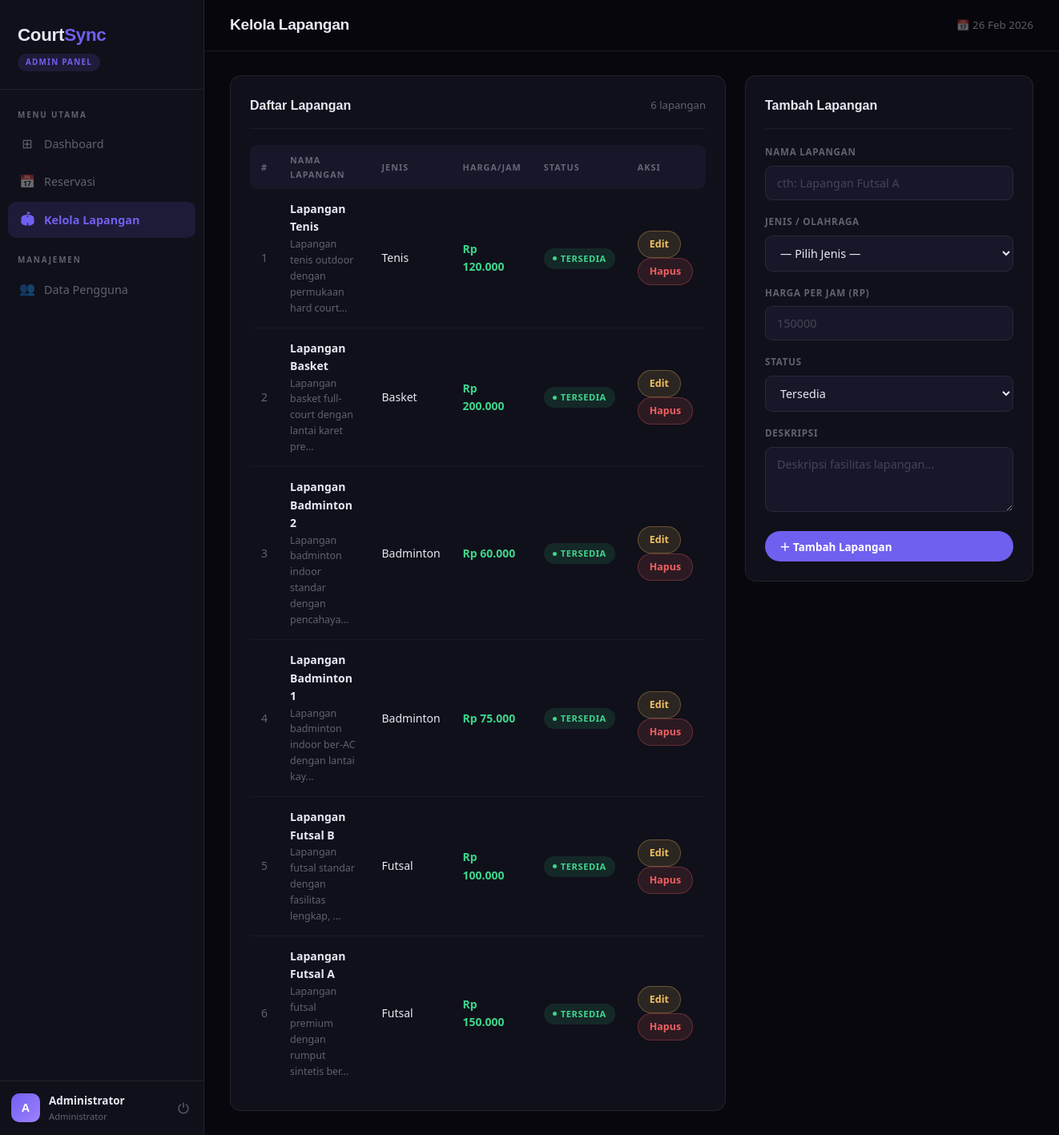
Screenshot of /admin/lapangan.php (signed in) with the database file from the repository.
### tables this page shows
CREATE TABLE lapangan (
    id INTEGER PRIMARY KEY AUTO_INCREMENT,
    nama VARCHAR(100) NOT NULL,
    jenis VARCHAR(50) NOT NULL,
    deskripsi TEXT,
    harga_per_jam DECIMAL(10,2) NOT NULL,
    status ENUM('tersedia', 'tidak_tersedia') DEFAULT 'tersedia',
    gambar VARCHAR(255),
    created_at TIMESTAMP DEFAULT CURRENT_TIMESTAMP
);

### auth.php (called while the page is built, shortened)
<?php
function formatRupiah($amount) {
    return 'Rp ' . number_format($amount, 0, ',', '.');
}
?>

### admin/lapangan.php (the view, shortened to what this page needs)
<?php
require '../connection.php';
require '../auth.php';
$editData   = null;
$lapangans = $pdo->query("SELECT * FROM lapangan ORDER BY id DESC")->fetchAll();
include '_layout.php';
?>
<div style="display:grid; grid-template-columns: 1fr 360px; gap:24px; align-items:start;">
    <div class="card">
        <div class="card-header">
            <div class="card-title">Daftar Lapangan</div>
            <span style="color:var(--text-muted);font-size:0.82rem;"><?= count($lapangans) ?> lapangan</span>
        </div>
        <div class="table-wrapper">
            <?php if (empty($lapangans)): ?>
                <div class="empty-state"><div class="icon">🏟</div><p>Belum ada lapangan.</p></div>
            <?php else: ?>
            <table>
                <thead>
                    <tr>
                        <th>#</th>
                        <th>Nama Lapangan</th>
                        <th>Jenis</th>
                        <th>Harga/Jam</th>
                        <th>Status</th>
                        <th>Aksi</th>
                    </tr>
                </thead>
                <tbody>
                <?php foreach ($lapangans as $i => $l): ?>
                    <tr>
                        <td style="color:var(--text-muted)"><?= $i+1 ?></td>
                        <td>
                            <div style="font-weight:600;"><?= htmlspecialchars($l['nama']) ?></div>
                            <div style="font-size:0.78rem;color:var(--text-muted);"><?= htmlspecialchars(substr($l['deskripsi'],0,50)) ?>...</div>
                        </td>
                        <td><?= htmlspecialchars($l['jenis']) ?></td>
                        <td style="font-weight:600;color:var(--success)"><?= formatRupiah($l['harga_per_jam']) ?></td>
                        <td>
                            <span class="badge <?= $l['status']==='tersedia' ? 'badge-tersedia' : 'badge-tidak' ?>">
                                <?= $l['status'] === 'tersedia' ? 'Tersedia' : 'Tidak Tersedia' ?>
                            </span>
                        </td>
                        <td>
                            <a href="?edit=<?= $l['id'] ?>" class="btn btn-warning btn-sm">Edit</a>
                            <a href="?hapus=<?= $l['id'] ?>" class="btn btn-danger btn-sm" onclick="return confirm('Hapus lapangan ini?')">Hapus</a>
                        </td>
                    </tr>
                <?php endforeach; ?>
                </tbody>
            </table>
            <?php endif; ?>
        </div>
    </div>
    <div class="card" style="position:sticky;top:80px;">
        <div class="card-header">
            <div class="card-title"><?= $editData ? 'Edit Lapangan' : 'Tambah Lapangan' ?></div>
        </div>
        <form method="POST" action="">
            <div class="form-group">
                <label>Nama Lapangan</label>
                <input type="text" name="nama" placeholder="cth: Lapangan Futsal A" value="<?= htmlspecialchars($editData['nama'] ?? '') ?>" required>
            </div>
            <div class="form-group">
                <label>Jenis / Olahraga</label>
                <select name="jenis" required>
                    <option value="">— Pilih Jenis —</option>
                </select>
            </div>
            <div class="form-group">
                <label>Harga per Jam (Rp)</label>
                <input type="number" name="harga_per_jam" placeholder="150000" value="<?= $editData['harga_per_jam'] ?? '' ?>" required>
            </div>
            <div class="form-group">
                <label>Status</label>
                <select name="status">
                    <option value="tersedia" <?= ($editData['status'] ?? '') === 'tersedia' ? 'selected' : '' ?>>Tersedia</option>
                </select>
            </div>
            <div class="form-group">
                <label>Deskripsi</label>
                <textarea name="deskripsi" rows="3" placeholder="Deskripsi fasilitas lapangan..."><?= htmlspecialchars($editData['deskripsi'] ?? '') ?></textarea>
            </div>
            <button type="submit" name="<?= $editData ? 'action_update' : 'action_create' ?>" class="btn btn-primary" style="width:100%">
                <?= $editData ? '💾 Simpan Perubahan' : '＋ Tambah Lapangan' ?>
            </button>
        </form>
    </div>
</div>
<?php include '_layout_end.php'; ?>

### admin/_layout.php (style rules this page uses)
:root { --font-display: "Trebuchet MS", "Gill Sans MT", Calibri, sans-serif; --font-body: "Segoe UI", system-ui, -apple-system, BlinkMacSystemFont, sans-serif; --bg: #07070d; --surface: #10101a; --surface2: #17172a; --surface3: #1e1e32; --border: rgba(255,255,255,0.08); --border-soft: rgba(255,255,255,0.05); --accent: #7060f0; --accent-hover: #5e4fd4; --accent-light: rgba(112,96,240,0.14); --accent2: #f0a060; --text: #e8e8f4; --text-soft: rgba(232,232,244,0.7); --text-muted: rgba(232,232,244,0.38); --success: #3dd68c; --success-bg: rgba(61,214,140,0.12); --warning: #f0c060; --warning-bg: rgba(240,192,96,0.12); --danger: #f06060; --danger-bg: rgba(240,96,96,0.12); --info: #60a8f0; --info-bg: rgba(96,168,240,0.12); --shadow: 0 4px 24px rgba(0,0,0,0.4); --radius: 14px; --radius-sm: 9px; --sidebar-w: 255px; }
*, *::before, *::after { box-sizing: border-box; margin: 0; padding: 0; }
body { font-family: var(--font-body); background: var(--bg); color: var(--text); display: flex; min-height: 100vh; font-size: 15px; line-height: 1.6; -webkit-font-smoothing: antialiased; }
.card { background: var(--surface); border: 1px solid var(--border); border-radius: var(--radius); padding: 24px; }
.card-header { display: flex; align-items: center; justify-content: space-between; margin-bottom: 20px; padding-bottom: 16px; border-bottom: 1px solid var(--border-soft); }
.card-title { font-family: var(--font-display); font-size: 1rem; font-weight: 700; }
.table-wrapper { overflow-x: auto; }
table { width: 100%; border-collapse: collapse; }
thead th { padding: 10px 14px; text-align: left; font-size: 0.68rem; font-weight: 700; text-transform: uppercase; letter-spacing: 1px; color: var(--text-muted); background: var(--surface2); }
thead th:first-child { border-radius: var(--radius-sm) 0 0 var(--radius-sm); }
thead th:last-child { border-radius: 0 var(--radius-sm) var(--radius-sm) 0; }
tbody tr { border-bottom: 1px solid rgba(255,255,255,0.04); transition: background 0.15s; }
tbody tr:last-child { border-bottom: none; }
td { padding: 14px; font-size: 0.875rem; vertical-align: middle; }
.badge { display: inline-flex; align-items: center; gap: 5px; padding: 4px 11px; border-radius: 20px; font-size: 0.7rem; font-weight: 700; text-transform: uppercase; letter-spacing: 0.5px; }
.badge::before { content: ''; width: 5px; height: 5px; border-radius: 50%; background: currentColor; }
.badge-tersedia { background: var(--success-bg); color: var(--success); }
.btn { display: inline-flex; align-items: center; gap: 7px; padding: 9px 18px; border-radius: 50px; font-family: var(--font-body); font-size: 0.84rem; font-weight: 600; cursor: pointer; text-decoration: none; border: none; transition: all 0.18s; }
.btn-primary { background: var(--accent); color: #fff; }
.btn-danger { background: var(--danger-bg); color: var(--danger); border: 1px solid rgba(240,96,96,0.3); }
.btn-warning { background: var(--warning-bg); color: var(--warning); border: 1px solid rgba(240,192,96,0.3); }
.btn-sm { padding: 6px 14px; font-size: 0.78rem; }
.form-group { margin-bottom: 18px; }
.form-group label { display: block; font-size: 0.73rem; font-weight: 700; color: var(--text-muted); margin-bottom: 7px; text-transform: uppercase; letter-spacing: 0.7px; }
.form-group input, .form-group select, .form-group textarea { width: 100%; background: var(--surface2); border: 1px solid var(--border); color: var(--text); padding: 11px 14px; border-radius: var(--radius-sm); font-family: var(--font-body); font-size: 0.9rem; outline: none; transition: border-color 0.2s; }
.form-group input::placeholder, .form-group textarea::placeholder { color: rgba(232,232,244,0.22); }
.form-group select option { background: var(--surface2); }

### rows the page displays
lapangan: nama "Lapangan Tenis", deskripsi "Lapangan tenis outdoor dengan permukaan hard court", jenis "Tenis", harga_per_jam "Rp 120.000", status "TERSEDIA"
lapangan: nama "Lapangan Basket", deskripsi "Lapangan basket full-court dengan lantai karet pre", jenis "Basket", harga_per_jam "Rp 200.000", status "TERSEDIA"
lapangan: nama "Lapangan Badminton 2", deskripsi "Lapangan badminton indoor standar dengan pencahaya", jenis "Badminton", harga_per_jam "Rp 60.000", status "TERSEDIA"
lapangan: nama "Lapangan Badminton 1", deskripsi "Lapangan badminton indoor ber-AC dengan lantai kay", jenis "Badminton", harga_per_jam "Rp 75.000", status "TERSEDIA"
lapangan: nama "Lapangan Futsal B", deskripsi "Lapangan futsal standar dengan fasilitas lengkap,", jenis "Futsal", harga_per_jam "Rp 100.000", status "TERSEDIA"
lapangan: nama "Lapangan Futsal A", deskripsi "Lapangan futsal premium dengan rumput sintetis ber", jenis "Futsal", harga_per_jam "Rp 150.000", status "TERSEDIA"

### other values shown
substr($u['nama'], 0, 1) "A"
$u['nama'] "Administrator"
$pageTitle "Kelola Lapangan"
count($lapangans) "6"
